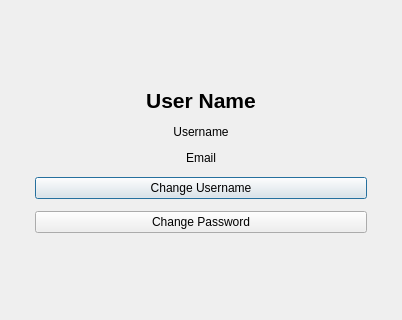
<?xml version="1.0" encoding="UTF-8"?>
<ui version="4.0">
 <class>userprofile</class>
 <widget class="QDialog" name="userprofile">
  <property name="geometry">
   <rect>
    <x>0</x>
    <y>0</y>
    <width>380</width>
    <height>320</height>
   </rect>
  </property>
  <property name="windowTitle">
   <string>User Profile</string>
  </property>
  <layout class="QVBoxLayout" name="outerLayout">
   <item>
    <spacer name="topSpacer">
     <property name="orientation">
      <enum>Qt::Orientation::Vertical</enum>
     </property>
     <property name="sizeHint" stdset="0">
      <size>
       <width>20</width>
       <height>40</height>
      </size>
     </property>
    </spacer>
   </item>
   <item>
    <layout class="QHBoxLayout" name="centerRow">
     <item>
      <spacer name="leftSpacer">
       <property name="orientation">
        <enum>Qt::Orientation::Horizontal</enum>
       </property>
       <property name="sizeHint" stdset="0">
        <size>
         <width>40</width>
         <height>20</height>
        </size>
       </property>
      </spacer>
     </item>
     <item>
      <widget class="QWidget" name="formCard">
       <property name="minimumSize">
        <size>
         <width>380</width>
         <height>0</height>
        </size>
       </property>
       <property name="maximumSize">
        <size>
         <width>420</width>
         <height>16777215</height>
        </size>
       </property>
       <layout class="QVBoxLayout" name="mainLayout">
        <property name="spacing">
         <number>12</number>
        </property>
        <property name="leftMargin">
         <number>24</number>
        </property>
        <property name="topMargin">
         <number>24</number>
        </property>
        <property name="rightMargin">
         <number>24</number>
        </property>
        <property name="bottomMargin">
         <number>24</number>
        </property>
        <item>
         <widget class="QLabel" name="UserNameLabel">
          <property name="font">
           <font>
            <pointsize>16</pointsize>
            <bold>true</bold>
           </font>
          </property>
          <property name="text">
           <string>User Name</string>
          </property>
          <property name="alignment">
           <set>Qt::AlignmentFlag::AlignHCenter</set>
          </property>
         </widget>
        </item>
        <item>
         <widget class="QLabel" name="displayusername">
          <property name="text">
           <string>Username</string>
          </property>
          <property name="alignment">
           <set>Qt::AlignmentFlag::AlignHCenter</set>
          </property>
         </widget>
        </item>
        <item>
         <widget class="QLabel" name="displayemail">
          <property name="text">
           <string>Email</string>
          </property>
          <property name="alignment">
           <set>Qt::AlignmentFlag::AlignHCenter</set>
          </property>
         </widget>
        </item>
        <item>
         <widget class="QPushButton" name="updateUsernameBtn">
          <property name="text">
           <string>Change Username</string>
          </property>
         </widget>
        </item>
        <item>
         <widget class="QPushButton" name="updatePasswordBtn">
          <property name="text">
           <string>Change Password</string>
          </property>
         </widget>
        </item>
       </layout>
      </widget>
     </item>
     <item>
      <spacer name="rightSpacer">
       <property name="orientation">
        <enum>Qt::Orientation::Horizontal</enum>
       </property>
       <property name="sizeHint" stdset="0">
        <size>
         <width>40</width>
         <height>20</height>
        </size>
       </property>
      </spacer>
     </item>
    </layout>
   </item>
   <item>
    <spacer name="bottomSpacer">
     <property name="orientation">
      <enum>Qt::Orientation::Vertical</enum>
     </property>
     <property name="sizeHint" stdset="0">
      <size>
       <width>20</width>
       <height>40</height>
      </size>
     </property>
    </spacer>
   </item>
  </layout>
 </widget>
 <resources/>
 <connections/>
</ui>
